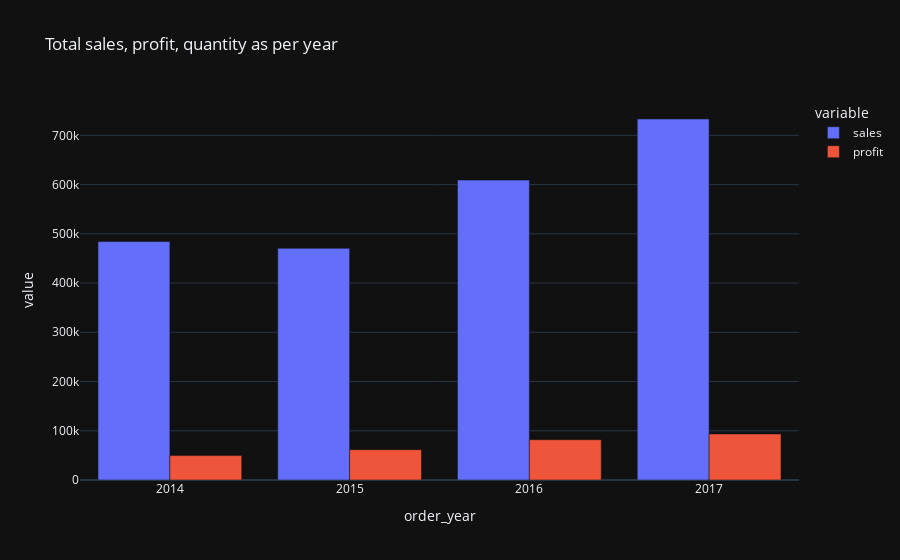

Notebook source saved alongside this figure:
### Code cell
# --What are the total sales, profit, and quantity of products sold for each year?
year_data=data_c.groupby('order_year').agg({'sales':'sum','profit':'sum','quantity':'sum'}).reset_index()
 #.agg is used to grp sum of sales, profit and quantity as per grouped order_year
fig=px.bar(year_data,
           x='order_year', 
           y=['sales','profit'], #columns bars u want in a fig
           barmode='group',
           title='Total sales, profit, quantity as per year'
           )
fig

### Figure 1 — Plotly figure (JSON) as saved in the notebook; plotly's stock layout.template omitted (floating-point values rounded to 4 significant figures)
{"data": [{"alignmentgroup": "True", "hovertemplate": "variable=sales<br>order_year=%{x}<br>value=%{y}<extra></extra>", "legendgroup": "sales", "marker": {"color": "#636efa", "pattern": {"shape": ""}}, "name": "sales", "offsetgroup": "sales", "orientation": "v", "showlegend": true, "textposition": "auto", "type": "bar", "x": [2014, 2015, 2016, 2017], "xaxis": "x", "y": [484200.0, 470500.0, 609200.0, 733200.0], "yaxis": "y"}, {"alignmentgroup": "True", "hovertemplate": "variable=profit<br>order_year=%{x}<br>value=%{y}<extra></extra>", "legendgroup": "profit", "marker": {"color": "#EF553B", "pattern": {"shape": ""}}, "name": "profit", "offsetgroup": "profit", "orientation": "v", "showlegend": true, "textposition": "auto", "type": "bar", "x": [2014, 2015, 2016, 2017], "xaxis": "x", "y": [49540.0, 61620.0, 81800.0, 93440.0], "yaxis": "y"}], "layout": {"barmode": "group", "legend": {"title": {"text": "variable"}, "tracegroupgap": 0}, "title": {"text": "Total sales, profit, quantity as per year"}, "xaxis": {"anchor": "y", "domain": [0, 1], "title": {"text": "order_year"}}, "yaxis": {"anchor": "x", "domain": [0, 1], "title": {"text": "value"}}}}
